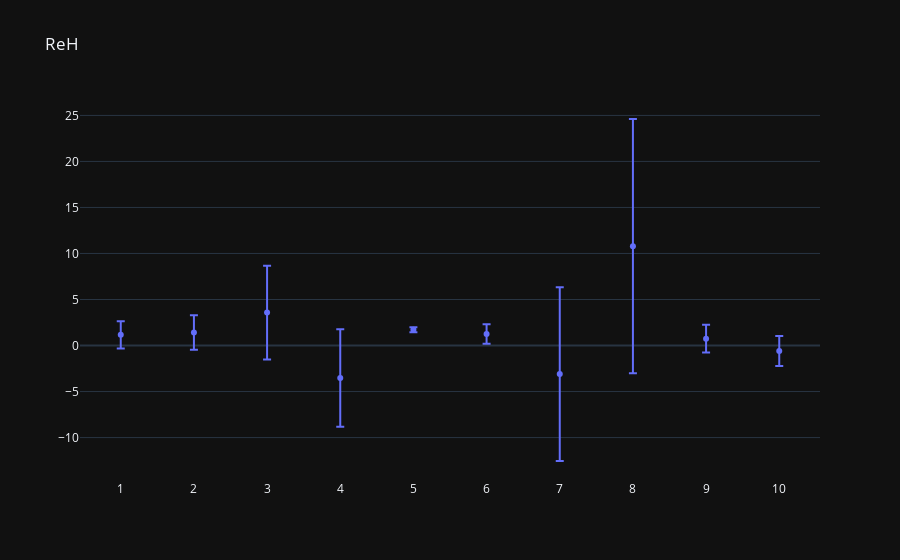
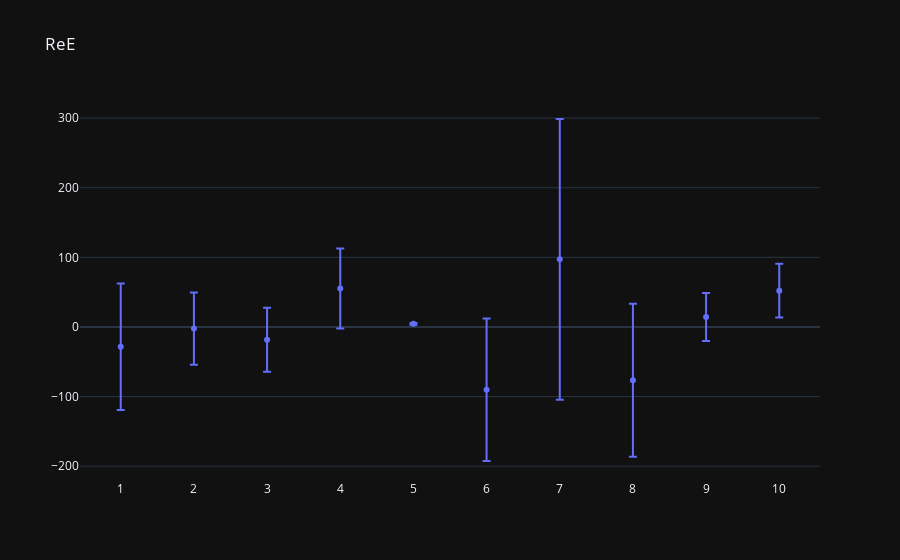
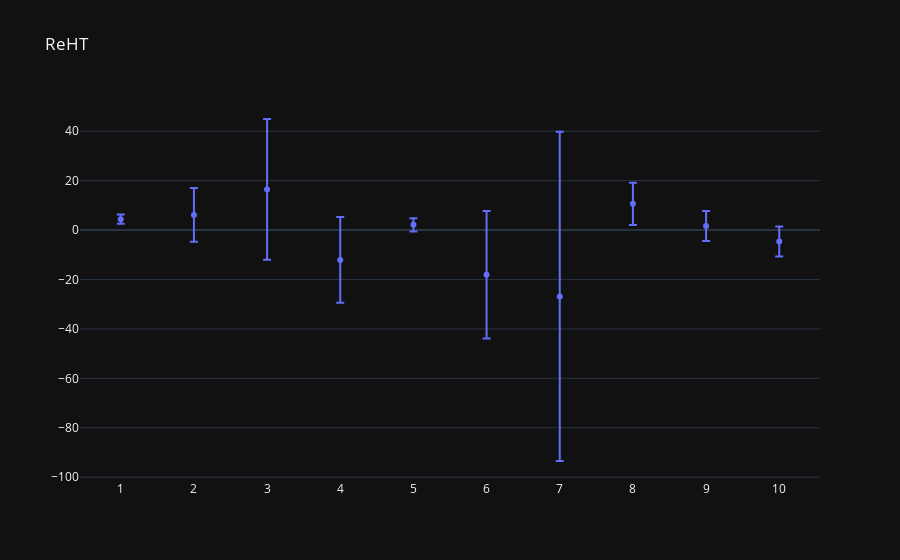

The notebook cell these images were saved under, in order:
### Code cell
cffdistplot(10)

### Figure 1 — Plotly figure (JSON) as saved in the notebook; plotly's stock layout.template omitted (floating-point values rounded to 4 significant figures)
{"data": [{"error_y": {"array": [1.48, 1.873, 5.086, 5.302, 0.2635, 1.061, 9.44, 13.81, 1.516, 1.619], "type": "data", "visible": true}, "mode": "markers", "type": "scatter", "x": [1, 2, 3, 4, 5, 6, 7, 8, 9, 10], "y": [1.161, 1.412, 3.578, -3.535, 1.71, 1.257, -3.104, 10.8, 0.7483, -0.5942]}], "layout": {"autosize": true, "showlegend": false, "title": {"text": "ReH"}, "xaxis": {"autorange": true, "range": [0.4538, 10.55], "showgrid": false, "tickvals": [1, 2, 3, 4, 5, 6, 7, 8, 9, 10], "type": "linear"}, "yaxis": {"autorange": true, "range": [-14.61, 26.67], "type": "linear"}}}

### Figure 2 — Plotly figure (JSON) as saved in the notebook; plotly's stock layout.template omitted (floating-point values rounded to 4 significant figures)
{"data": [{"error_y": {"array": [90.85, 51.88, 45.92, 57.42, 1.364, 102.3, 201.6, 110.0, 34.49, 38.69], "type": "data", "visible": true}, "mode": "markers", "type": "scatter", "x": [1, 2, 3, 4, 5, 6, 7, 8, 9, 10], "y": [-28.3, -2.353, -18.28, 55.28, 4.443, -90.28, 97.17, -76.57, 14.42, 52.1]}], "layout": {"autosize": true, "showlegend": false, "title": {"text": "ReE"}, "xaxis": {"autorange": true, "range": [0.4547, 10.55], "showgrid": false, "tickvals": [1, 2, 3, 4, 5, 6, 7, 8, 9, 10], "type": "linear"}, "yaxis": {"autorange": true, "range": [-219.9, 326.0], "type": "linear"}}}

### Figure 3 — Plotly figure (JSON) as saved in the notebook; plotly's stock layout.template omitted (floating-point values rounded to 4 significant figures)
{"data": [{"error_y": {"array": [1.896, 10.91, 28.5, 17.38, 2.675, 25.82, 66.61, 8.545, 6.049, 6.085], "type": "data", "visible": true}, "mode": "markers", "type": "scatter", "x": [1, 2, 3, 4, 5, 6, 7, 8, 9, 10], "y": [4.4, 6.128, 16.44, -12.08, 2.122, -18.09, -26.84, 10.6, 1.639, -4.606]}], "layout": {"autosize": true, "showlegend": false, "title": {"text": "ReHT"}, "xaxis": {"autorange": true, "range": [0.4538, 10.55], "showgrid": false, "tickvals": [1, 2, 3, 4, 5, 6, 7, 8, 9, 10], "type": "linear"}, "yaxis": {"autorange": true, "range": [-101.1, 52.63], "type": "linear"}}}
